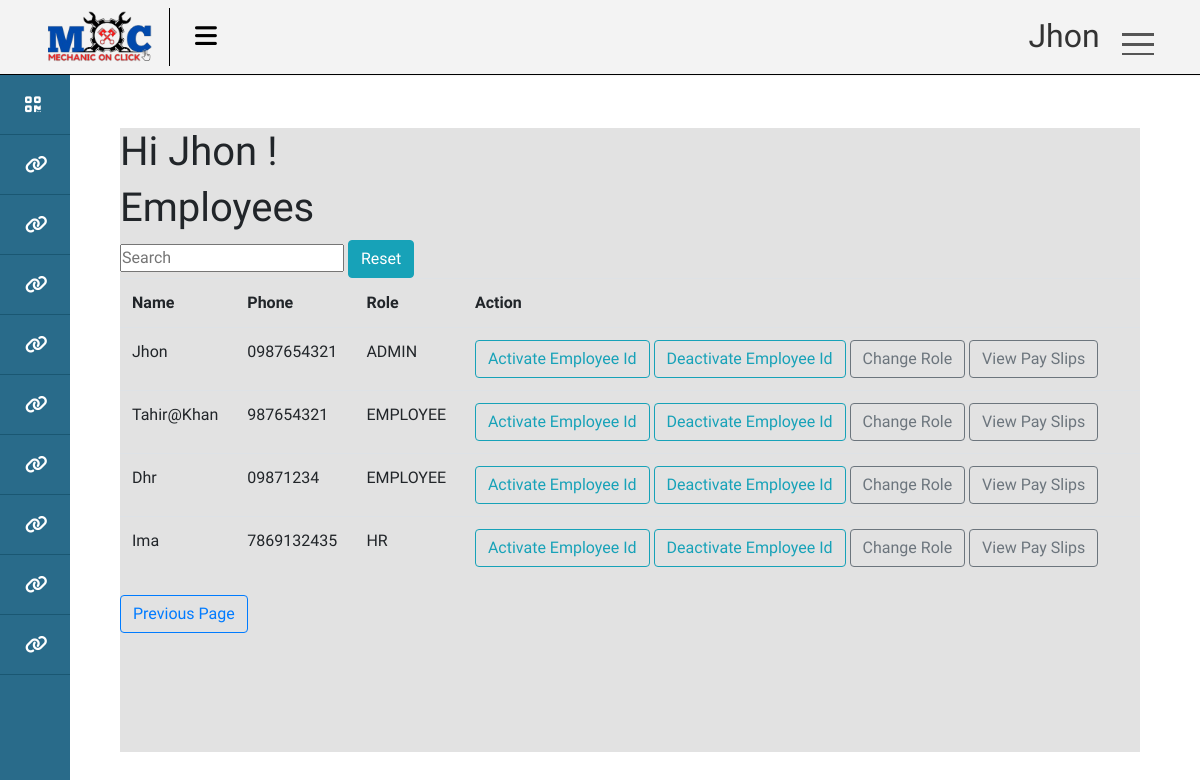
The app's page /approve/ (signed in), older data.
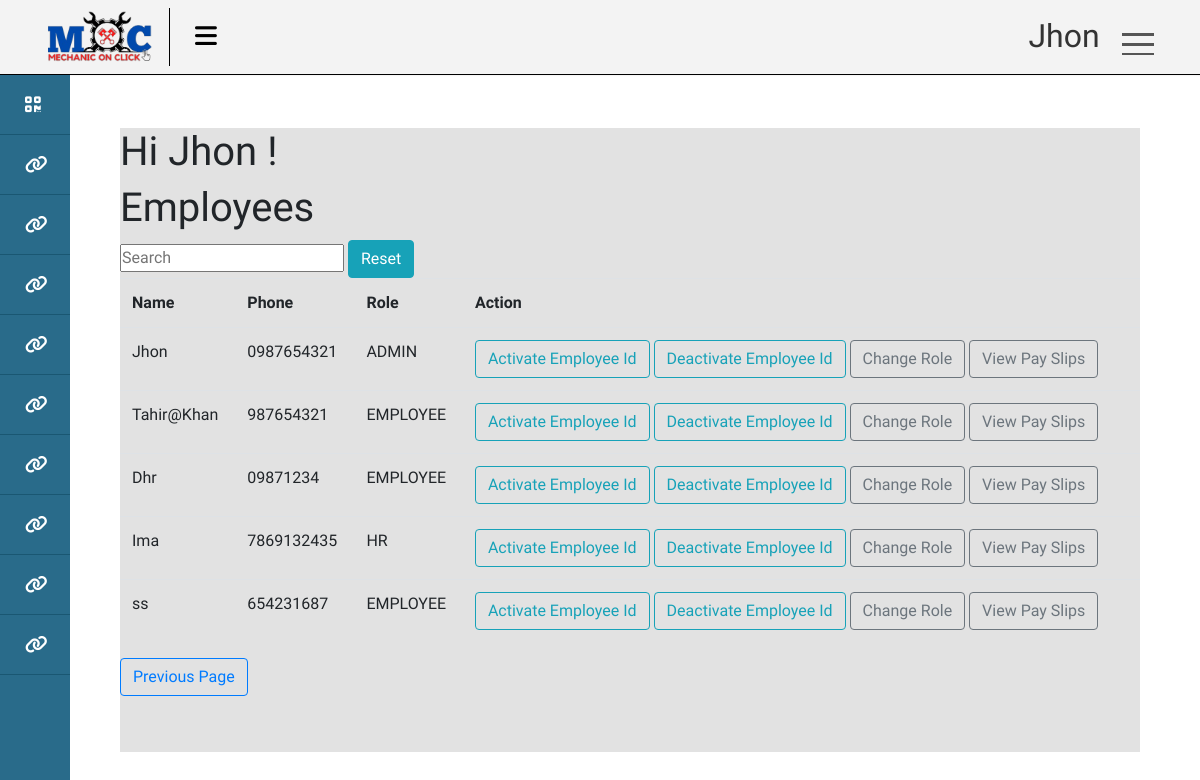
The same page, newer data.
### account/models.py (models this page shows, shortened)
class Employee(models.Model):
    user = models.OneToOneField(User , on_delete=models.CASCADE , null= True , blank= True)
    center = models.ForeignKey(Center , on_delete= models.SET_NULL , blank=True , null= True)

class User(AbstractUser):
    class Role(models.TextChoices):
        ADMIN = "ADMIN" , "Admin"
        CUSTOMER = 'CUSTOMER' , "Customer"
        EMPLOYEE = 'EMPLOYEE' , 'Employee'
        HR = 'HR' , 'Human Resource Manager'
        SM = 'SM' , 'Service Manager'
        SA = 'SA' , 'Service Advisor'
        NA = 'NA' , 'NA'
        BSM = 'BSM' , 'Body Shop Manager'
        BSA = 'BSA' , 'Body Shop Advisor'
        CRM = 'CRM' , 'Customer Relationship Manager'
        SPM = 'SPM' , 'Spare Part Manager'
        SPE = 'SPE' , 'Spare Part Executive'
        AM  = 'AM' , 'Account Manager'
    phone = models.CharField(max_length=13,unique=True , null=True , blank=True)
    role = models.CharField(max_length=50 , choices=Role.choices ,default= Role.CUSTOMER)
    is_active = models.BooleanField(default=False)

### account/decorators.py (the view)
        def wrapper(request , *args, **kwargs):
            group = None
            role = request.user.role
            print(role)
            if role in allowed_roles:
                return view_func(request , *args, **kwargs)
            else :
                print('User Not allowed')
                return redirect('unauth_page')

### ERP/views.py (called while the page is built)
@login_required(login_url= 'login_page')
@allowed_users(allowed_roles=[User.Role.ADMIN])
def approve_page(request):
    admin = Employee.objects.get(user = request.user)
    employees = Employee.objects.filter(center = admin.center)
    context = {'employees' : employees}
    return render(request , 'ERP/HR/approve_page.html' , context)

### templates/ERP/HR/approve_page.html
{% extends 'ERP/base.html' %}
{% load static %}
{% block content %}
<h1>Hi {{request.user}} !</h1>
<h1>Employees</h1>
{% include 'ERP/search_widget.html' %}
<table id="myTable" class = 'table'>
    <tr>
        <th>Name</th>
        <th>Phone</th>
        <th>Role</th>
        <th>Action</th>
        </tr>
        {% for employee in employees %}
        <tr>
            <td>{{employee.user}}</td>
            <td>{{employee.user.phone}}</td>
            <td>{{employee.user.role}}</td>
            <td>
                <a class="btn btn-outline-info" href="{% url 'activate_employee' employee.id %}">Activate Employee Id</a>
                <a class="btn btn-outline-info" href="{% url 'deactivate_employee' employee.id %}">Deactivate Employee Id</a>
                <a class="btn btn-outline-secondary" href="{% url 'change_role' employee.id %}"">Change Role</a>
                <a class="btn btn-outline-secondary" href="{% url 'pay_slips' employee.id %}"">View Pay Slips</a>
            </td>
        </tr>
        {% endfor %}
        </table>
        <input class="btn btn-outline-primary" type=button value="Previous Page" onClick="javascript:history.go(-1);">
{% endblock %}

Row changes from the older to the newer data that the page shows:
added Employee: user "ss", user.phone "654231687", user.role "EMPLOYEE"
